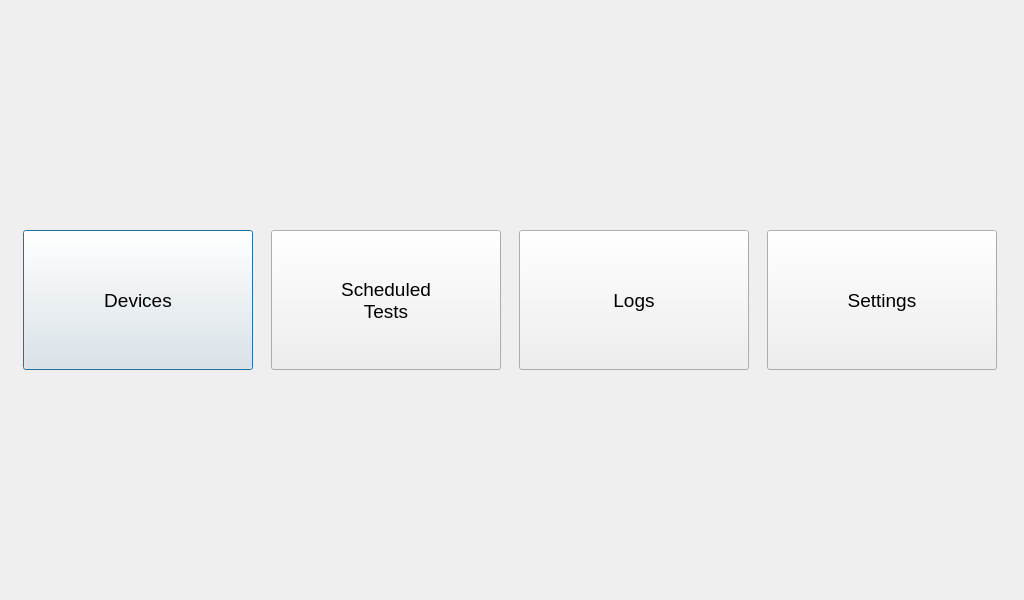
<?xml version="1.0" encoding="UTF-8"?>
<ui version="4.0">
 <class>CMainMenu</class>
 <widget class="QDialog" name="CMainMenu">
  <property name="geometry">
   <rect>
    <x>0</x>
    <y>0</y>
    <width>1024</width>
    <height>600</height>
   </rect>
  </property>
  <property name="windowTitle">
   <string>Dialog</string>
  </property>
  <layout class="QGridLayout" name="gridLayout">
   <item row="0" column="0">
    <widget class="QPushButton" name="pbDevices">
     <property name="sizePolicy">
      <sizepolicy hsizetype="Fixed" vsizetype="Fixed">
       <horstretch>0</horstretch>
       <verstretch>0</verstretch>
      </sizepolicy>
     </property>
     <property name="minimumSize">
      <size>
       <width>230</width>
       <height>140</height>
      </size>
     </property>
     <property name="maximumSize">
      <size>
       <width>230</width>
       <height>140</height>
      </size>
     </property>
     <property name="font">
      <font>
       <pointsize>14</pointsize>
      </font>
     </property>
     <property name="text">
      <string>Devices</string>
     </property>
     <property name="icon">
      <iconset>
       <normalon>:/graphics/devices.png</normalon>
      </iconset>
     </property>
     <property name="iconSize">
      <size>
       <width>128</width>
       <height>128</height>
      </size>
     </property>
     <property name="checkable">
      <bool>false</bool>
     </property>
    </widget>
   </item>
   <item row="0" column="1">
    <widget class="QPushButton" name="pbSchedule">
     <property name="sizePolicy">
      <sizepolicy hsizetype="Fixed" vsizetype="Fixed">
       <horstretch>0</horstretch>
       <verstretch>0</verstretch>
      </sizepolicy>
     </property>
     <property name="minimumSize">
      <size>
       <width>230</width>
       <height>140</height>
      </size>
     </property>
     <property name="maximumSize">
      <size>
       <width>230</width>
       <height>140</height>
      </size>
     </property>
     <property name="font">
      <font>
       <pointsize>14</pointsize>
      </font>
     </property>
     <property name="text">
      <string>Scheduled
Tests</string>
     </property>
     <property name="icon">
      <iconset>
       <normalon>:/graphics/schedule.png</normalon>
      </iconset>
     </property>
     <property name="iconSize">
      <size>
       <width>128</width>
       <height>128</height>
      </size>
     </property>
     <property name="checkable">
      <bool>false</bool>
     </property>
    </widget>
   </item>
   <item row="0" column="2">
    <widget class="QPushButton" name="pbLogs">
     <property name="sizePolicy">
      <sizepolicy hsizetype="Fixed" vsizetype="Fixed">
       <horstretch>0</horstretch>
       <verstretch>0</verstretch>
      </sizepolicy>
     </property>
     <property name="minimumSize">
      <size>
       <width>230</width>
       <height>140</height>
      </size>
     </property>
     <property name="maximumSize">
      <size>
       <width>230</width>
       <height>140</height>
      </size>
     </property>
     <property name="font">
      <font>
       <pointsize>14</pointsize>
      </font>
     </property>
     <property name="text">
      <string>Logs</string>
     </property>
     <property name="icon">
      <iconset>
       <normalon>:/graphics/logs.png</normalon>
      </iconset>
     </property>
     <property name="iconSize">
      <size>
       <width>128</width>
       <height>128</height>
      </size>
     </property>
     <property name="checkable">
      <bool>false</bool>
     </property>
    </widget>
   </item>
   <item row="0" column="3">
    <widget class="QPushButton" name="pbSettings">
     <property name="sizePolicy">
      <sizepolicy hsizetype="Fixed" vsizetype="Fixed">
       <horstretch>0</horstretch>
       <verstretch>0</verstretch>
      </sizepolicy>
     </property>
     <property name="minimumSize">
      <size>
       <width>230</width>
       <height>140</height>
      </size>
     </property>
     <property name="maximumSize">
      <size>
       <width>230</width>
       <height>140</height>
      </size>
     </property>
     <property name="font">
      <font>
       <pointsize>14</pointsize>
      </font>
     </property>
     <property name="text">
      <string>Settings</string>
     </property>
     <property name="icon">
      <iconset>
       <normalon>:/graphics/settings.png</normalon>
      </iconset>
     </property>
     <property name="iconSize">
      <size>
       <width>128</width>
       <height>128</height>
      </size>
     </property>
     <property name="checkable">
      <bool>false</bool>
     </property>
    </widget>
   </item>
  </layout>
 </widget>
 <resources/>
 <connections/>
</ui>
